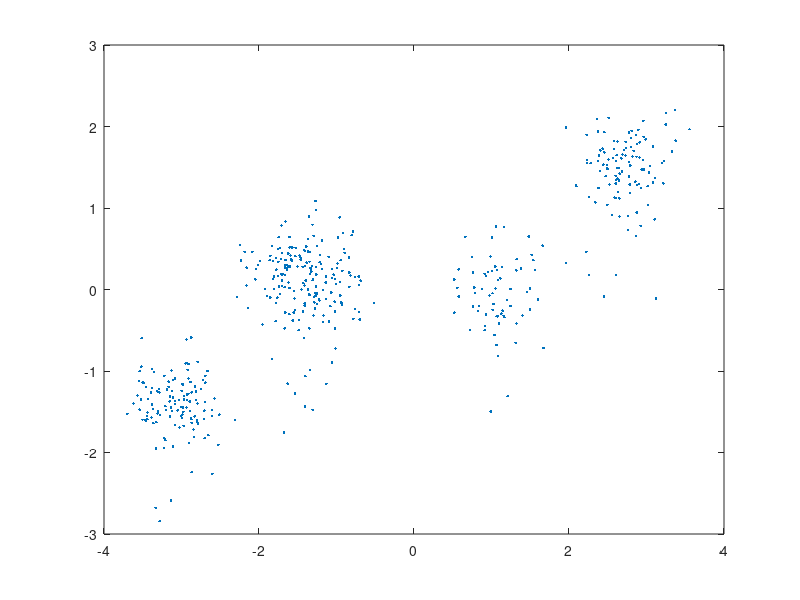

This figure's MATLAB source:
%%%%%%%%%%%%%%%%%%%%%%%%%%%%%%%%%%%%%%%%%%%%%%%%%%%%%%%%%%%%%%%%%%%%%%%%%%%
% Y = [Y_1,...,Y_T]                         D  * T
% S_t = [S^{1}|...|S^{M}]'                  MK * 1
% S = [S_1,...,S_T]                         MK * T
% W = [W^{1}|...|W^{M}]                     D  * MK
% P_{i,j} = P(S_{t+1} = i | S_{t+j} = j) 
% P = [P^{1}|...|P^{M}]]'                   MK  * K
%%%%%%%%%%%%%%%%%%%%%%%%%%%%%%%%%%%%%%%%%%%%%%%%%%%%%%%%%%%%%%%%%%%%%%%%%%%

%clear;

% To be able to repeat
rng('default');
rng(1);

% Parameters
K = 2;
M = 3;
D = 2;
T = 500;

% Generate random parameters

Pi = rand(M,K);
Pi = Pi ./ sum(Pi,2);

P = rand(M*K,K);
P = P ./ sum(P,2);

W = randn(D,M*K);

%C = diag(rand(1,D)); % To be sure it is psd
C = 0.1 * eye(D);

% Compute sequence of hidden and observable varibles
S = zeros(M*K,T);
Y = zeros(D,T);

% Initialization
S(:,1) = reshape(mnrnd(1,Pi)',[K*M,1]);
mu = 0;
for m = 1:M
    mu = mu + W(:,((m-1)*K+1):m*K) * S((m-1)*K+1:m*K,1);
end
Y(:,1) = mvnrnd(mu,C);
    
for t = 2:T
    mu = 0;
    for m = 1:M
        S((m-1)*K+1:m*K,t) = reshape(mnrnd(1,S((m-1)*K+1:m*K,t-1)'*P((m-1)*K+1:m*K,:)),[K,1]);
        mu = mu + W(:,((m-1)*K+1):m*K) * S((m-1)*K+1:m*K,t);
    end
    Y(:,t) = mvnrnd(mu,C);
end

plot(Y(1,:),Y(2,:),'.');
